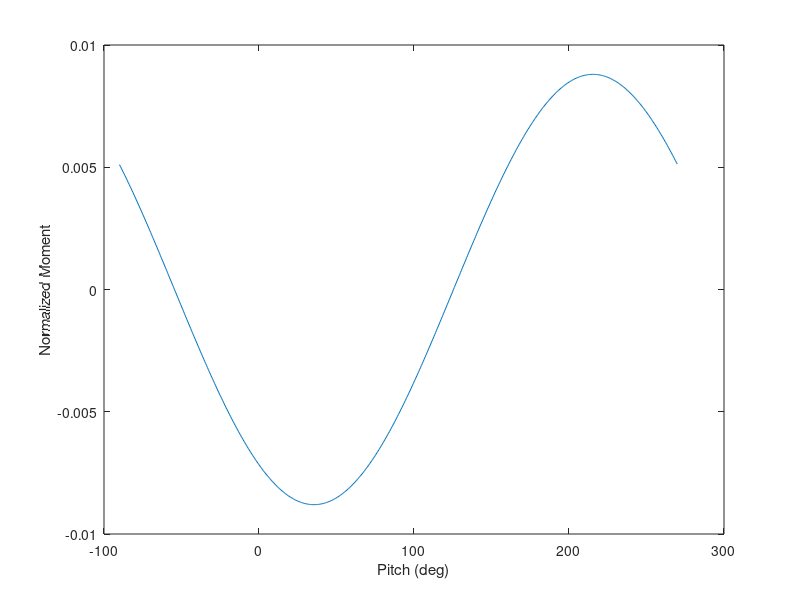

Source code (MATLAB): (Note: this script raises an error after producing the figure.)
% statOrientEquil.m
% For looking at the theoretical static equilibrium orientations

clearvars; close all; clc;

imagedir = '..\products\analysis\EFS\';
color = [0.80 0.80 0.80];

a1 = 0.0051063829787234;
a3 = 0.0191489361702128;
sgma = 0.95;
theta = 0:0.01:2*pi;
mom = 0.5*sin(theta)+a3*sin(theta)+a1*cos(theta)-0.5/sgma*sin(theta);

hfig = figure('Color','w');
ax = axes('Parent',hfig,'Color','none');
plot(ax,theta*180/pi-90,mom)
xlabel('Pitch (deg)');
ylabel('Normalized Moment');
patch(ax,[0 0 180 180],[ax.YLim(1) ax.YLim(2) ax.YLim(2) ax.YLim(1)],'g','FaceAlpha',0.2);
%xline(0);
text(ax,60,ax.YLim(2)*0.5,'Nose up region')
%xline(180);
yline(0);
grid(ax,'on');
ax.Color = 'none';
export_fig(hfig,[imagedir 'EFScase58MomentThetaTheory.png'],'-png','-transparent','-m3');

sgma = 1.0;
a1 = 0:0.001:0.5;
a3 = 0:0.001:0.1;
[A1,A3] = meshgrid(a1,a3);
theta = atan2d(2*A1*sgma,(1-sgma)-2*A3*sgma)-90;
hfig2 = figure('Position',[100 100 600 500]);
ax2 = axes('Parent',hfig2,'Color','none');
s1 = surf(ax2,A1,A3,theta,'FaceAlpha',0.5,'EdgeColor','none','DisplayName',num2str(sgma,2),'FaceColor','r');
hold(ax2,'on');
sgma = 0.92;
theta = atan2d(2*A1*sgma,(1-sgma)-2*A3*sgma)-90;
surf(ax2,A1,A3,theta,'FaceAlpha',0.5,'EdgeColor','none','DisplayName',num2str(sgma,2),'FaceColor','b')
sgma = 0.88;
theta = atan2d(2*A1*sgma,(1-sgma)-2*A3*sgma)-90;
surf(ax2,A1,A3,theta,'FaceAlpha',0.5,'EdgeColor','none','DisplayName',num2str(sgma,2),'FaceColor','y')
sgma = 0.84;
theta = atan2d(2*A1*sgma,(1-sgma)-2*A3*sgma)-90;
surf(ax2,A1,A3,theta,'FaceAlpha',0.5,'EdgeColor','none','DisplayName',num2str(sgma,2),'FaceColor','g')
ax2.Color = 'none';
xlabel('Normalized Radial Position');
ylabel('Normalized Axial Position');
zlabel('Pitch (deg)');
view(-46,5)
lgn = legend;
lgn.Title.String = 'Relative Density';
lgn.Color = 'none';%[0.8510 0.8510 0.8510];
export_fig(hfig2,[imagedir 'EquilibriumThetaTheory58.png'],'-png','-transparent','-m3');

% Make a video
hfig2.Color = color;
ax2.Color = color;
lgn.Color = color;
vwtr = VideoWriter([imagedir 'theoryVid.avi']);
vwtr.Quality = 100;
open(vwtr);
for i=1:1:360
    view(-46+i,5);
    frm = getframe(hfig2);
    writeVideo(vwtr,frm);
end
close(vwtr);
vwtr = VideoWriter([imagedir 'theoryVid58.avi']);
